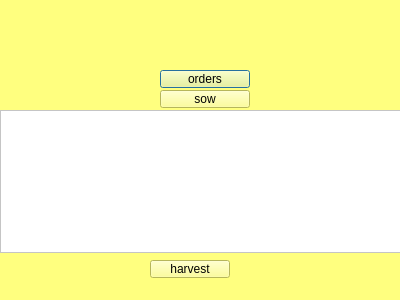
<?xml version="1.0" encoding="UTF-8"?>
<ui version="4.0">
 <class>level1</class>
 <widget class="QDialog" name="level1">
  <property name="geometry">
   <rect>
    <x>0</x>
    <y>0</y>
    <width>400</width>
    <height>300</height>
   </rect>
  </property>
  <property name="windowTitle">
   <string>Dialog</string>
  </property>
  <property name="styleSheet">
   <string notr="true">background-color: rgb(255, 255, 127);
alternate-background-color: rgb(170, 255, 127);
color: rgb(0, 0, 0);</string>
  </property>
  <widget class="QPushButton" name="pushButton">
   <property name="geometry">
    <rect>
     <x>160</x>
     <y>70</y>
     <width>90</width>
     <height>18</height>
    </rect>
   </property>
   <property name="text">
    <string>orders</string>
   </property>
  </widget>
  <widget class="QPushButton" name="sow">
   <property name="geometry">
    <rect>
     <x>160</x>
     <y>90</y>
     <width>90</width>
     <height>18</height>
    </rect>
   </property>
   <property name="text">
    <string>sow</string>
   </property>
  </widget>
  <widget class="QListWidget" name="listWidget">
   <property name="geometry">
    <rect>
     <x>0</x>
     <y>110</y>
     <width>401</width>
     <height>143</height>
    </rect>
   </property>
   <property name="sizePolicy">
    <sizepolicy hsizetype="Expanding" vsizetype="Preferred">
     <horstretch>0</horstretch>
     <verstretch>0</verstretch>
    </sizepolicy>
   </property>
   <property name="styleSheet">
    <string notr="true">background-color: rgb(255, 255, 255);
color: rgb(0, 0, 0);
width:20px</string>
   </property>
  </widget>
  <widget class="QPushButton" name="pushButton_2">
   <property name="geometry">
    <rect>
     <x>150</x>
     <y>260</y>
     <width>80</width>
     <height>18</height>
    </rect>
   </property>
   <property name="text">
    <string>harvest</string>
   </property>
  </widget>
 </widget>
 <resources/>
 <connections/>
</ui>
